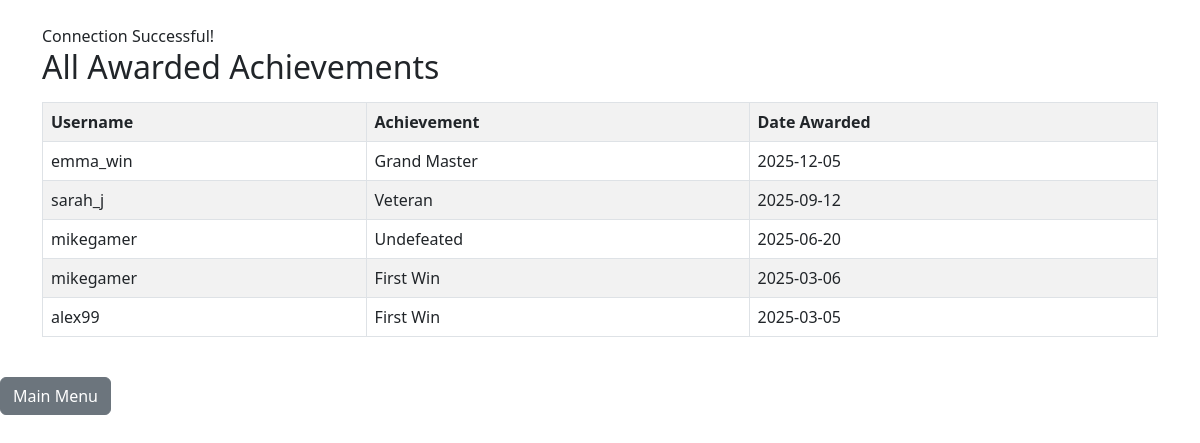
Before: /queries/display_awarded.php with the older database file.
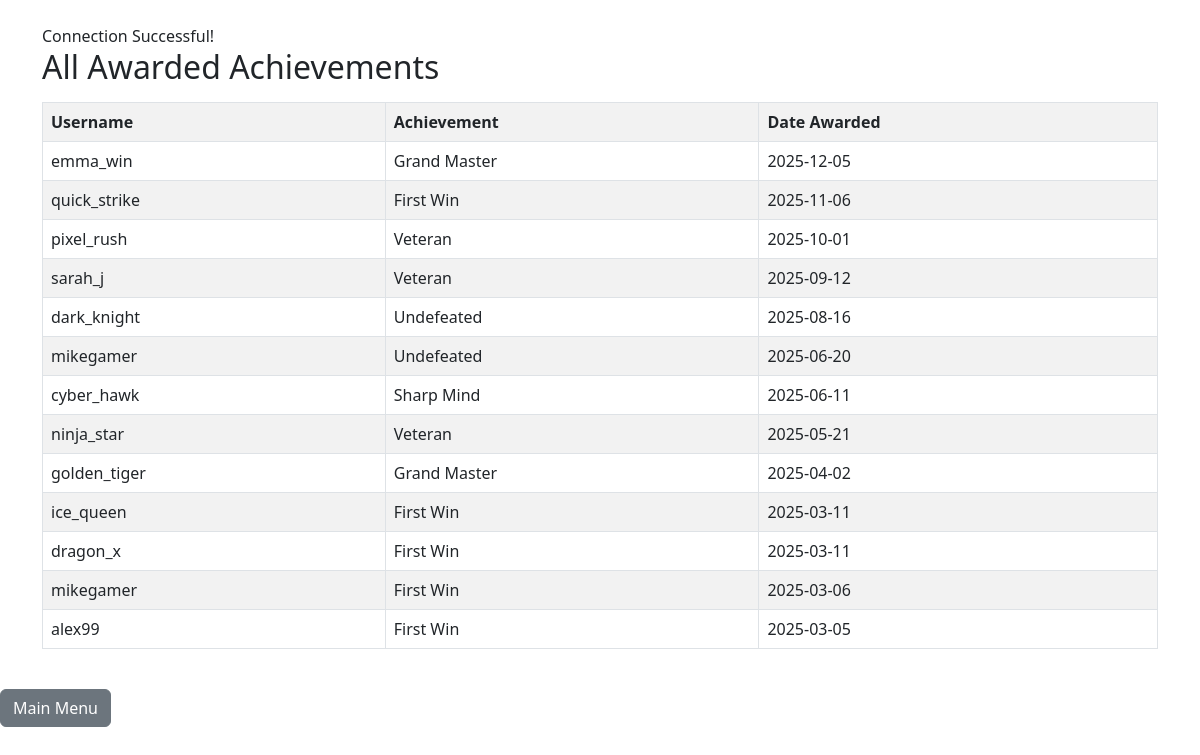
After: the same page with the newer database file.
### tables this page shows
CREATE TABLE Awarded (
    UserID INT,
    AchievementID INT,
    AwardDate DATE DEFAULT (CURRENT_DATE),
    PRIMARY KEY (UserID, AchievementID),
    FOREIGN KEY (UserID) REFERENCES GameUser(UserID)
        ON DELETE CASCADE
        ON UPDATE CASCADE,
    FOREIGN KEY (AchievementID) REFERENCES Achievement(AchievementID)
        ON DELETE CASCADE
        ON UPDATE CASCADE
);

CREATE TABLE GameUser (
    UserID INT PRIMARY KEY,
    Username VARCHAR(40) UNIQUE NOT NULL,
    Email VARCHAR(50) UNIQUE NOT NULL,
    Password VARCHAR(40) NOT NULL
);

CREATE TABLE Achievement (
    AchievementID INT PRIMARY KEY,
    Title VARCHAR(40) UNIQUE NOT NULL,
    Description VARCHAR(800)
);

### queries/display_awarded.php (the view, shortened to what this page needs)
<?php
$servername = "localhost";
$username   = "root";
$password   = "";
$database   = "tictactoe";
$conn = new mysqli($servername, $username, $password, $database);
if ($conn->connect_error) {
	die("Connection failed: " . $conn->connect_error);
} else {
	echo "<link rel='stylesheet' href='https://cdn.jsdelivr.net/npm/bootstrap@5.3.0/dist/css/bootstrap.min.css'>";
	echo "<div class='container mt-4'>";
	echo "Connection Successful! <br>";
}
$query = "SELECT gu.Username, a.Title, aw.AwardDate
          FROM Awarded aw
          JOIN GameUser gu ON aw.UserID = gu.UserID
          JOIN Achievement a ON aw.AchievementID = a.AchievementID
          ORDER BY aw.AwardDate DESC";
$result = $conn->query($query);
echo "<h2>All Awarded Achievements</h2>";
if ($result->num_rows > 0) {
	echo "<table class='table table-bordered table-striped mt-3'>";
	echo "<tr><th>Username</th><th>Achievement</th><th>Date Awarded</th></tr>";
	while ($row = $result->fetch_assoc()) {
		echo "<tr>
			<td>" . $row["Username"] . "</td>
			<td>" . $row["Title"] . "</td>
			<td>" . $row["AwardDate"] . "</td>
		</tr>";
	}
	echo "</table>";
} else {
	echo "No awarded achievements found.";
}
echo "</div><br><a class='btn btn-secondary' href='../index.php'>Main Menu</a>";
?>

Changed rows visible on the page:
added awarded: UserID.Username "quick_strike", AchievementID.Title "First Win", AwardDate "2025-11-06"
added awarded: UserID.Username "pixel_rush", AchievementID.Title "Veteran", AwardDate "2025-10-01"
added awarded: UserID.Username "dark_knight", AchievementID.Title "Undefeated", AwardDate "2025-08-16"
added awarded: UserID.Username "cyber_hawk", AchievementID.Title "Sharp Mind", AwardDate "2025-06-11"
added awarded: UserID.Username "ninja_star", AchievementID.Title "Veteran", AwardDate "2025-05-21"
added awarded: UserID.Username "golden_tiger", AchievementID.Title "Grand Master", AwardDate "2025-04-02"
added awarded: UserID.Username "ice_queen", AchievementID.Title "First Win", AwardDate "2025-03-11"
added awarded: UserID.Username "dragon_x", AchievementID.Title "First Win", AwardDate "2025-03-11"
